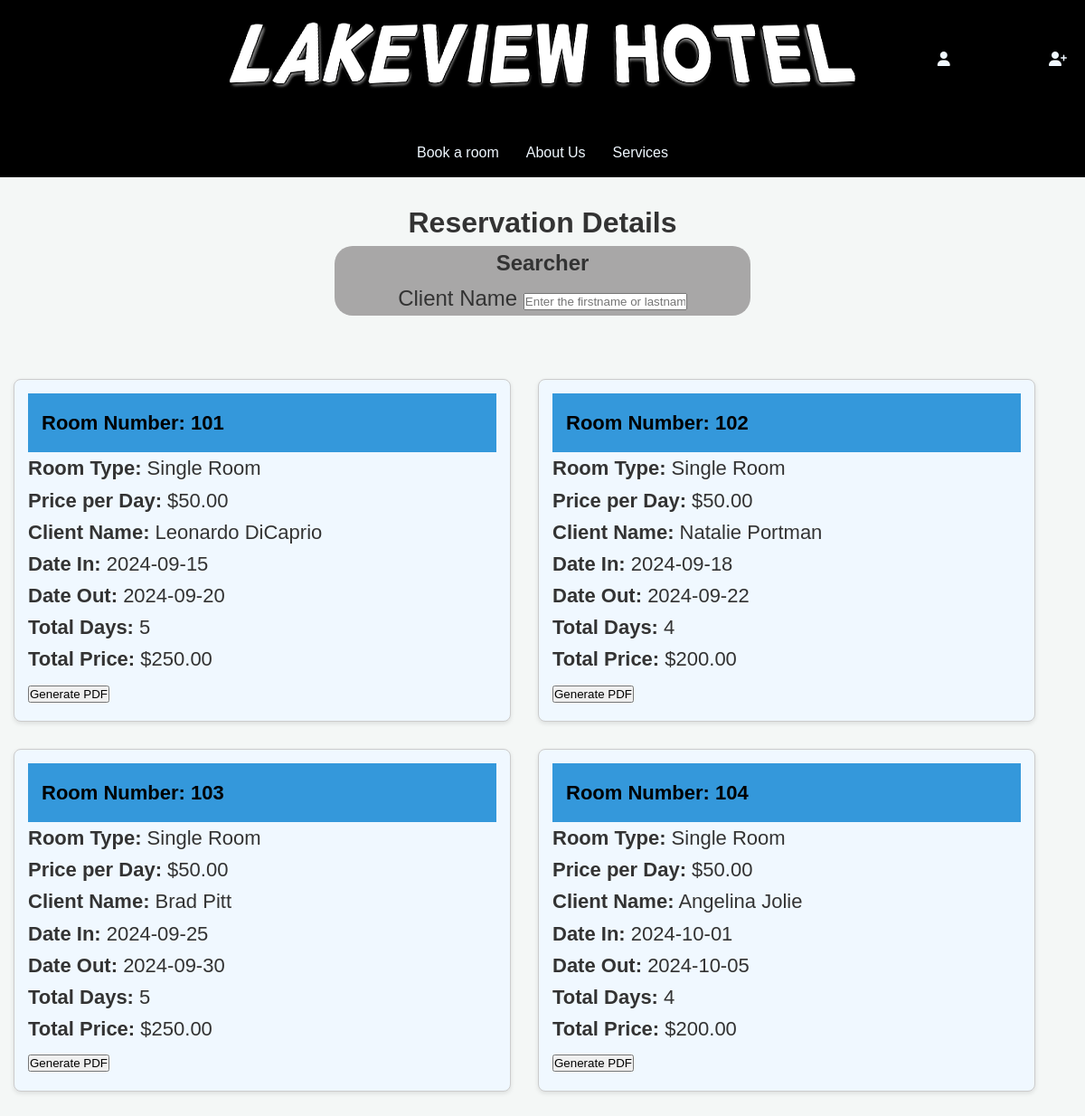
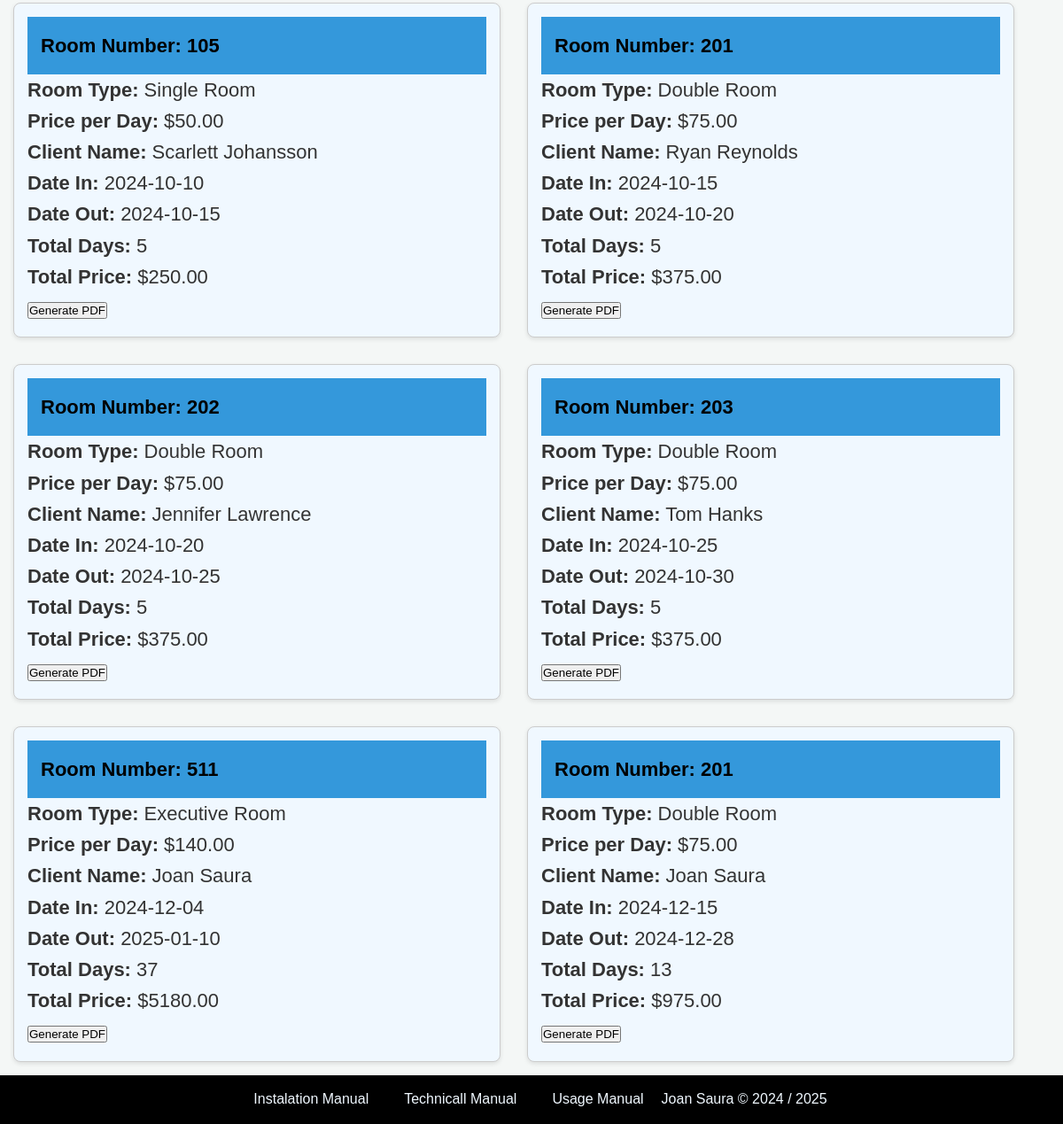
/files/forms/reservations/select_reservations_forms.php, run on the app's committed database (2 pictures, top to bottom).
### tables this page shows
CREATE TABLE IF NOT EXISTS `071_reservations` (
  `reservation_id` int(11) NOT NULL AUTO_INCREMENT,
  `client_id` int(11) NOT NULL,
  `room_id` int(11) NOT NULL,
  `date_in` date NOT NULL,
  `date_out` date NOT NULL,
  `reservation_state` enum('Booked','Cancelled','Check-In','Check Out') NOT NULL DEFAULT 'Booked',
  `reservation_extras` longtext DEFAULT NULL CHECK (json_valid(`reservation_extras`)),
  `reservation_price_per_day` decimal(10,2) DEFAULT NULL,
  PRIMARY KEY (`reservation_id`),
  KEY `client_id` (`client_id`),
  KEY `room_id` (`room_id`)
);

CREATE TABLE IF NOT EXISTS `071_rooms` (
  `room_id` int(11) NOT NULL AUTO_INCREMENT,
  `room_number` int(11) DEFAULT NULL,
  `room_type_id` int(11) DEFAULT NULL,
  `room_state` enum('dirty','clean','broken') NOT NULL DEFAULT 'clean',
  `room_status` enum('Free','on Reservation') NOT NULL DEFAULT 'Free',
  PRIMARY KEY (`room_id`),
  KEY `room_type_id` (`room_type_id`)
);

CREATE TABLE IF NOT EXISTS `071_room_type` (
  `room_type_id` int(11) NOT NULL AUTO_INCREMENT,
  `room_type_name` varchar(50) DEFAULT NULL,
  `room_type_price_per_day` decimal(10,2) DEFAULT NULL,
  `room_type_description` longtext DEFAULT NULL,
  `room_type_capacity` int(100) DEFAULT NULL,
  PRIMARY KEY (`room_type_id`)
);

CREATE TABLE IF NOT EXISTS `071_customers` (
  `client_id` int(11) NOT NULL AUTO_INCREMENT,
  `client_first_name` varchar(50) NOT NULL,
  `client_last_name` varchar(50) NOT NULL,
  `client_identification` varchar(20) NOT NULL,
  `client_email` varchar(100) NOT NULL,
  `client_phone_number` varchar(15) DEFAULT NULL,
  `client_password` varchar(100) DEFAULT NULL,
  `customer_rol` enum('guest','admin') DEFAULT 'guest',
  PRIMARY KEY (`client_id`)
);

### files/common-files/db_connection.php (called while the page is built, shortened)
<?php
$conn = mysqli_connect('localhost', 'root', '', '071_hotel_managment');
return $conn;
?>

### files/querys/reservations/select_reservations.php (called while the page is built, shortened)
<?php
include($_SERVER['DOCUMENT_ROOT'] . '/student071/dwes/files/common-files/db_connection.php');
$sql = "
    SELECT
        res.reservation_id,
        c.client_first_name AS 071_client_first_name,
        c.client_last_name AS 071_client_last_name,
        r.room_number AS 071_room_number,
        rt.room_type_name AS 071_room_type_name,
        rt.room_type_price_per_day AS 071_room_price_per_day,
        res.date_in AS 071_date_in,
        res.date_out AS 071_date_out,
        DATEDIFF(res.date_out, res.date_in) AS 071_total_days,
        DATEDIFF(res.date_out, res.date_in) * rt.room_type_price_per_day AS 071_total_price
    FROM
        071_reservations res
    JOIN
        071_customers c ON res.client_id = c.client_id
    JOIN
        071_rooms r ON res.room_id = r.room_id
    JOIN
        071_room_type rt ON r.room_type_id = rt.room_type_id
";
$result = $conn->query($sql);
$reservations = array();
if ($result && mysqli_num_rows($result) > 0) {
    while ($row = $result->fetch_assoc()) {
        $reservations[] = $row;
    }
}
return $reservations;
?>

### files/forms/reservations/select_reservations_forms.php (the view, shortened to what this page needs)
<?php
$root = $_SERVER['DOCUMENT_ROOT'];
$reservations = include($root . '/student071/dwes/files/querys/reservations/select_reservations.php');
?>
<?php include($root . '/student071/dwes/files/common-files/header.php'); ?>
<div id="middle-title">
    <h1>Reservation Details</h1>
    <section id="searcher">
            <h4>Searcher</h4>
            <label for="client_name">Client Name</label>
            <input type="text" name="client_name" placeholder="Enter the firstname or lastname" id="FullNameSearcher" onkeyup="searchFullName(this.value)">
        </section>
</div>
<div id="info-display">
    <div id="reservations-list">
        <?php if (!empty($reservations)) { ?>
            <?php foreach ($reservations as $reservation) { ?>
                <div class="reservation-card">
                    <div class="reservation-details">
                        <div class="name-display">
                            <h4>Room Number: <?php echo htmlspecialchars($reservation['071_room_number']); ?></h4>
                        </div>
                        <p><strong>Room Type:</strong> <?php echo htmlspecialchars($reservation['071_room_type_name']); ?></p>
                        <p><strong>Price per Day:</strong> $<?php echo htmlspecialchars($reservation['071_room_price_per_day']); ?></p>
                    </div>
                    <div class="client-details">
                        <p><strong>Client Name:</strong> <?php echo htmlspecialchars($reservation['071_client_first_name']) . ' ' . htmlspecialchars($reservation['071_client_last_name']); ?></p>
                    </div>
                    <div class="date-details">
                        <p><strong>Date In:</strong> <?php echo htmlspecialchars($reservation['071_date_in']); ?></p>
                        <p><strong>Date Out:</strong> <?php echo htmlspecialchars($reservation['071_date_out']); ?></p>
                        <p><strong>Total Days:</strong> <?php echo htmlspecialchars($reservation['071_total_days']); ?></p>
                        <p><strong>Total Price:</strong> $<?php echo htmlspecialchars($reservation['071_total_price']); ?></p>
                    </div>
                    <a href="generate_pdf.php?reservation_id=<?php echo $reservation['reservation_id']; ?>" class="generate-pdf-button">
                        <button>Generate PDF</button>
                    </a>
                </div>
            <?php } ?>
        <?php } else { ?>
            <p>No reservations found in the database.</p>
        <?php } ?>
    </div>
</div>
<?php include($root . '/student071/dwes/files/common-files/footer.php'); ?>

### files/common-files/header.php (shortened to what this page needs)
<!DOCTYPE html>
<html lang="en">
<head>
    <link rel="stylesheet" href="/student071/dwes/css/style.css">
    <link rel="stylesheet" href="/student071/dwes/css/manuals.css" />
    <link rel="stylesheet" href="/student071/dwes/css/forms.css">
</head>
<body>
    <div id="top-container">
        <div id="head">
            <a href="/student071/dwes/index.php">
                <img src="/student071/dwes/img/LogoText.png" alt="Lakeview Hotel">
            </a>
            <div class="user-menu">
                <?php if (isset($_SESSION['user_id'])): ?>
                    <div class="link user-login">
                        <i class="fa-solid fa-user"></i>
                        <p><?php echo "Hello, " . htmlspecialchars(isset($_SESSION['user_online']) ? $_SESSION['user_online'] : 'Guest'); ?></p>
                    </div>
                    <div class="link user-login">
                        <i class="fa-solid fa-sign-out-alt"></i>
                        <a href="/student071/dwes/files/login/logout.php">Logout</a>
                    </div>
                <?php else: ?>
                    <div class="link">
                        <i class="fa-solid fa-user"></i>
                    </div>
                    <div class="link">
                        <i class="fa-solid fa-user-plus"></i>
                    </div>
                <?php endif; ?>
            </div>
        </div>
        <div id="head-menu">
            <?php if (isset($_SESSION['user_id'])): ?>
                <a href="/student071/dwes/files/forms/reservations/insert_reservation_forms.php">Book a room</a>
            <?php else: ?>
                <a href="#" onclick="alertForLogin()">Book a room</a>
            <?php endif; ?>
            <a href="/student071/dwes/files/about_us.php">About Us</a>
            <a href="/student071/dwes/files/services.php">Services</a>
        </div>
    </div>
</body>
</html>

### files/common-files/footer.php (shortened to what this page needs)
<?php $root = $_SERVER['DOCUMENT_ROOT']; ?>
<div id="footer">
    <a href="<?php $root; ?>/student071/dwes/docs/manual_instalation.php">Instalation Manual</a>
    <a href="<?php $root; ?>/student071/dwes/docs/manual_technicall.php">Technicall Manual</a>
    <a href="<?php $root; ?>/student071/dwes/docs/manual_usage.php">Usage Manual</a>
    <span>Joan Saura © 2024 / 2025</span>
</div>
</body>
</html>

### css/style.css (style rules this page uses)
* { margin: 0; padding: 0; box-sizing: border-box; }
body { display: flex; flex-direction: column; min-height: 100vh; }
#top-container { position: sticky; }
#head { background-color: black; color: aliceblue; display: flex; align-items: center; justify-content: center; padding: 20px; width: 100%; position: relative; }
#head-menu { background-color: black; display: flex; justify-content: center; padding-top: 10px; }
#head-menu > a { color: aliceblue; text-decoration: none; padding: 15px; }
#footer { background-color: black; color: aliceblue; height: 55px; display: flex; align-items: center; justify-content: center; width: 100%; margin-top: auto; }
#footer > a { margin: 20px; color: aliceblue; text-decoration: none; }
#middle-title { display: flex; align-items: center; flex-direction: column; width: 100%; text-align: center; padding: 25px; font-family: Cambria, Cochin, Georgia, Times, "Times New Roman", serif; }
.user-menu { display: flex; flex-direction: row; position: absolute; right: 20px; top: 50%; transform: translateY(-50%); }
.user-menu > .link:first-child { width: auto; color: aliceblue; cursor: default; transition: none; }
.user-menu > .link { display: flex; align-items: center; border-radius: 20px; margin-left: 15px; padding: 10px 15px; font-size: 16px; text-decoration: none; color: black; font-family: 'Segoe UI', Tahoma, Geneva, Verdana, sans-serif; position: relative; overflow: hidden; color: aliceblue; width: 50px; transition: width 0.4s ease, background-color 0.3s ease; }
.link i { color: aliceblue; margin-right: 10px; }
#middle-title #searcher { background-color: #a8a7a7; border-radius: 20px; width: 40%; font-size: x-large; }

### css/manuals.css (style rules this page uses)
* { margin: 0; padding: 0; box-sizing: border-box; font-family: 'Arial', sans-serif; }
body { background-color: #f4f7f6; color: #333; line-height: 1.6; }
section { margin-bottom: 30px; }
a { color: #3498db; text-decoration: none; transition: color 0.3s ease; }

### css/forms.css (style rules this page uses)
#info-display { display: flex; justify-content: center; align-items: center; }
#room-list, #customers-list, #reservations-list, #room-type-list { display: flex; grid-template-columns: auto auto auto; grid-template-rows: auto auto auto; flex-wrap: wrap; }
.fa-solid { cursor: pointer; display: flex; justify-content: center; font-family: 40px; margin: 15px; }
.name-display { background-color:#3498db; color: black; width: 100%; padding: 15px; }
.customer-card, .room-card, .reservation-card, .room-type-card { background-color: aliceblue; margin: 15px; padding: 15px; font-size: 22px; border: 1px solid #ccc; border-radius: 8px; width: 550px; box-shadow: 0 2px 5px rgba(0, 0, 0, 0.1); }

### data on the page
071_reservations: room.room_number "101", 071_room_type.room_type_name "Single Room", 071_room_type.room_type_price_per_day "50.00", client.client_first_name "Leonardo", client.client_last_name "DiCaprio", date_in "2024-09-15", date_out "2024-09-20", 071_total_days "5", 071_total_price "250.00"
071_reservations: room.room_number "102", 071_room_type.room_type_name "Single Room", 071_room_type.room_type_price_per_day "50.00", client.client_first_name "Natalie", client.client_last_name "Portman", date_in "2024-09-18", date_out "2024-09-22", 071_total_days "4", 071_total_price "200.00"
071_reservations: room.room_number "103", 071_room_type.room_type_name "Single Room", 071_room_type.room_type_price_per_day "50.00", client.client_first_name "Brad", client.client_last_name "Pitt", date_in "2024-09-25", date_out "2024-09-30", 071_total_days "5", 071_total_price "250.00"
071_reservations: room.room_number "104", 071_room_type.room_type_name "Single Room", 071_room_type.room_type_price_per_day "50.00", client.client_first_name "Angelina", client.client_last_name "Jolie", date_in "2024-10-01", date_out "2024-10-05", 071_total_days "4", 071_total_price "200.00"
071_reservations: room.room_number "105", 071_room_type.room_type_name "Single Room", 071_room_type.room_type_price_per_day "50.00", client.client_first_name "Scarlett", client.client_last_name "Johansson", date_in "2024-10-10", date_out "2024-10-15", 071_total_days "5", 071_total_price "250.00"
071_reservations: room.room_number "201", 071_room_type.room_type_name "Double Room", 071_room_type.room_type_price_per_day "75.00", client.client_first_name "Ryan", client.client_last_name "Reynolds", date_in "2024-10-15", date_out "2024-10-20", 071_total_days "5", 071_total_price "375.00"
071_reservations: room.room_number "202", 071_room_type.room_type_name "Double Room", 071_room_type.room_type_price_per_day "75.00", client.client_first_name "Jennifer", client.client_last_name "Lawrence", date_in "2024-10-20", date_out "2024-10-25", 071_total_days "5", 071_total_price "375.00"
071_reservations: room.room_number "203", 071_room_type.room_type_name "Double Room", 071_room_type.room_type_price_per_day "75.00", client.client_first_name "Tom", client.client_last_name "Hanks", date_in "2024-10-25", date_out "2024-10-30", 071_total_days "5", 071_total_price "375.00"
071_reservations: room.room_number "511", 071_room_type.room_type_name "Executive Room", 071_room_type.room_type_price_per_day "140.00", client.client_first_name "Joan", client.client_last_name "Saura", date_in "2024-12-04", date_out "2025-01-10", 071_total_days "37", 071_total_price "5180.00"
071_reservations: room.room_number "201", 071_room_type.room_type_name "Double Room", 071_room_type.room_type_price_per_day "75.00", client.client_first_name "Joan", client.client_last_name "Saura", date_in "2024-12-15", date_out "2024-12-28", 071_total_days "13", 071_total_price "975.00"
